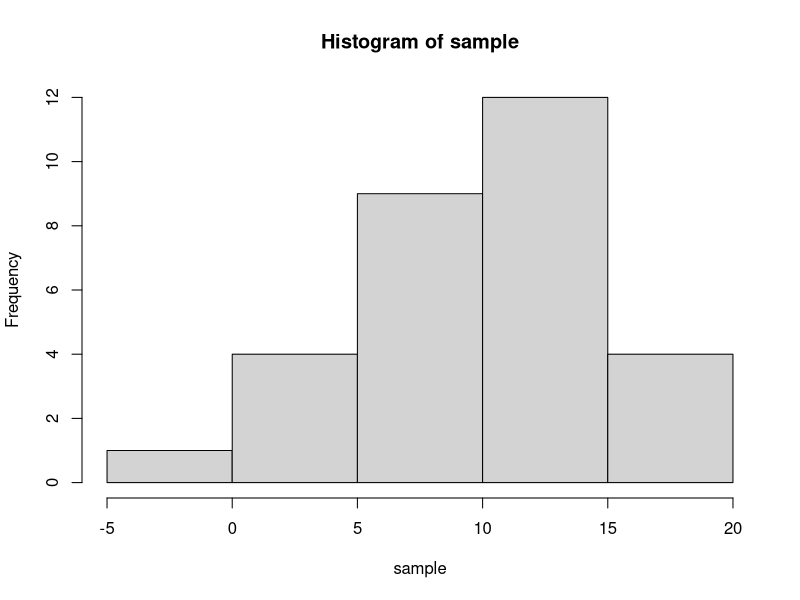
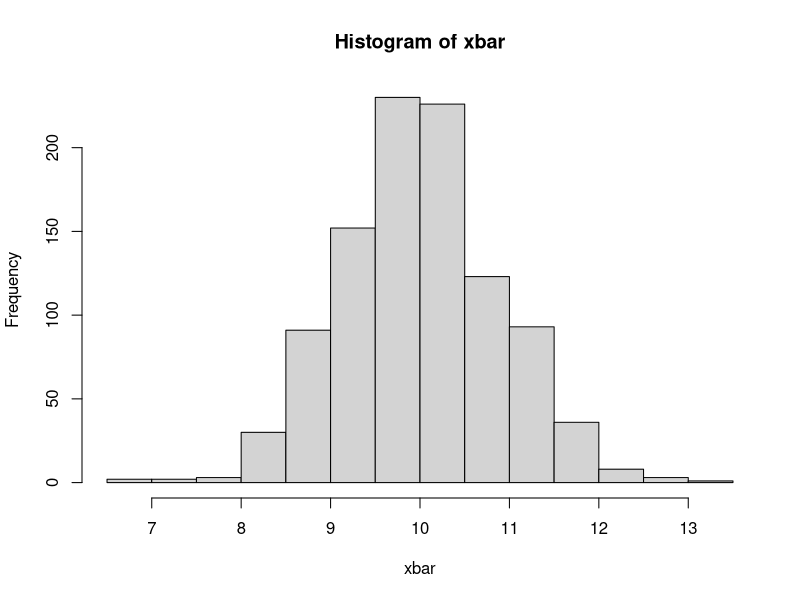
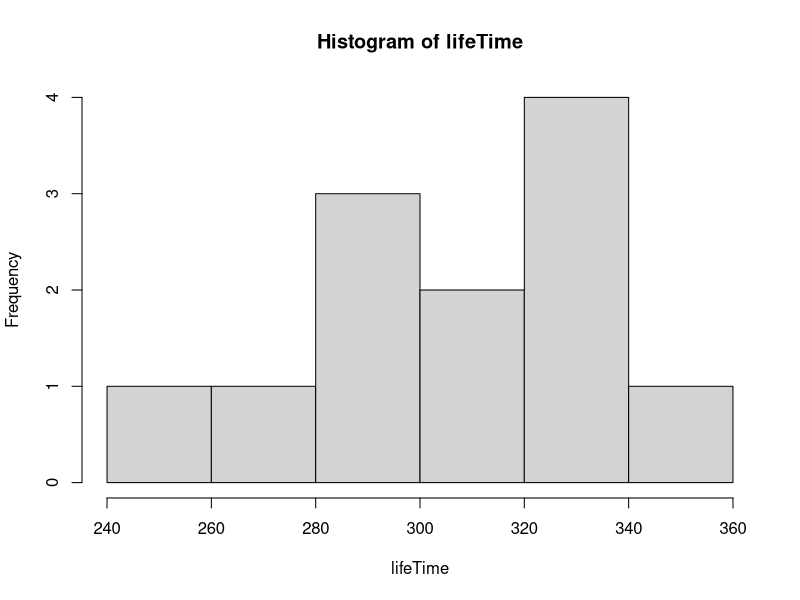
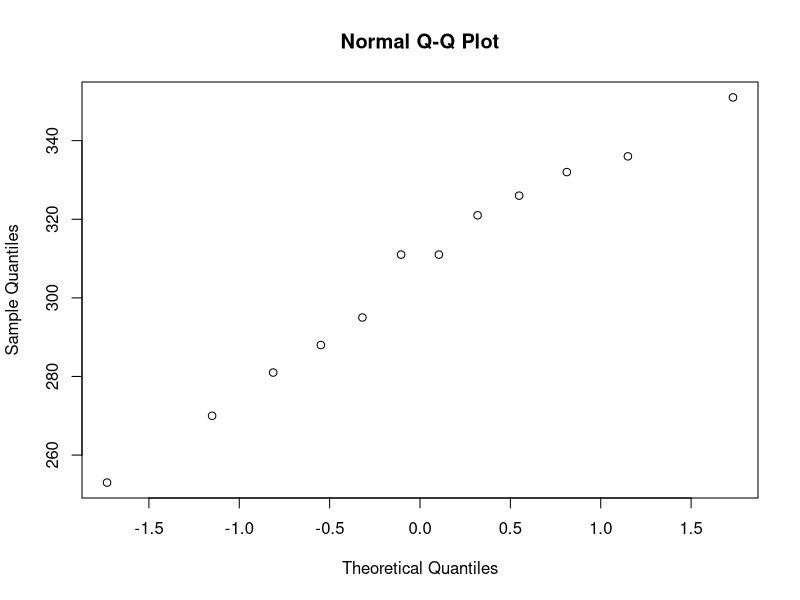

The R source for these figures, in order:
## ---- chunk 1
knitr::opts_chunk$set(echo = TRUE, warning = FALSE, message = FALSE, fig.align = "center", comment = NA)
#library(tidyverse)
## ---- chunk 2

mu <- 10 # Population mean
sigma <- 5 # Population s.d.
n <- 30 # Sample size


# Generate a sample
sample <-  rnorm(n, mu, sigma) # This will create a sample from the normal distribution
#sample <- rexp(n, rate = 1/2) # This will create a sample from the exponetial distribution

# Looking at the sample (optional)
sample 

# Find the of the sample (xbar for the sample)
mean(sample)

# How does the samaple looks like?
hist(sample)


# Now repeat the above process 1000 times and find the average of means

xbar <- numeric(1000)

for (i in 1:1000){
  
  sample <- rnorm(n, mu, sigma)
  #sample <- rexp(n, rate = 1/2)
  xbar[i] <- mean(sample) 
}

# How does the samaple MEAN looks like?
mean(xbar)
sd(xbar)
hist(xbar)

# End of simulation
## ---- chunk 3

mu <- 10.5 # Population mean of interest
sigma <- 6.25 # Population sd of interest
n <- 15 # Sample size 


# Mean and the sd of the sampling distribution for xbar
meanxbar <- mu
sdxbar <- sigma/sqrt(n)

meanxbar
sdxbar

## ---- chunk 4

#less than for a normal
#pnorm(value,mean,sd)

pnorm(31, meanxbar, sdxbar)

#greater than for a normal
#1-pnorm(value,mean,sd)

1-pnorm(12, meanxbar, sdxbar)

#between for a normal
#pnorm(bigvalue,mean,sd)-pnorm(smallerval,mean,sd)

pnorm(58, meanxbar, sdxbar)-pnorm(58, meanxbar, sdxbar)

# Given the probability find the quantile
#qnorm(percentless,mean,sd)

qnorm(.9, meanxbar, sdxbar)

## ---- chunk 5
lifeTime <- c(321, 295, 332, 351, 281, 336, 311, 253, 270, 326, 311, 288)

ybar <- mean(lifeTime)
s <- sd(lifeTime)
n <- length(lifeTime)

CIlev <- .99

df <- 24 #n-1

alpha <- 1-CIlev
alphaovertwo <- alpha/2
oneminusalphaovertwo <- 1- alpha/2
tstar <- qt(oneminusalphaovertwo,df)

cat("Your Critical value (t*) is =", tstar, "\n")  #t in a CI formula (Critical value)

LowMu <- ybar - tstar * s/sqrt(n)
UpMu <- ybar + tstar * s/sqrt(n)

CI <- c(LowMu, UpMu)

cat("The ", CIlev*100, " % confidence interval for mu is", CI)
## ---- chunk 6
lifeTime <- c(321, 295, 332, 351, 281, 336, 311, 253, 270, 326, 311, 288)

hist(lifeTime) # Histogram to check normality

qqnorm(lifeTime) #Normal probability plot (or qq plot) to check normality
